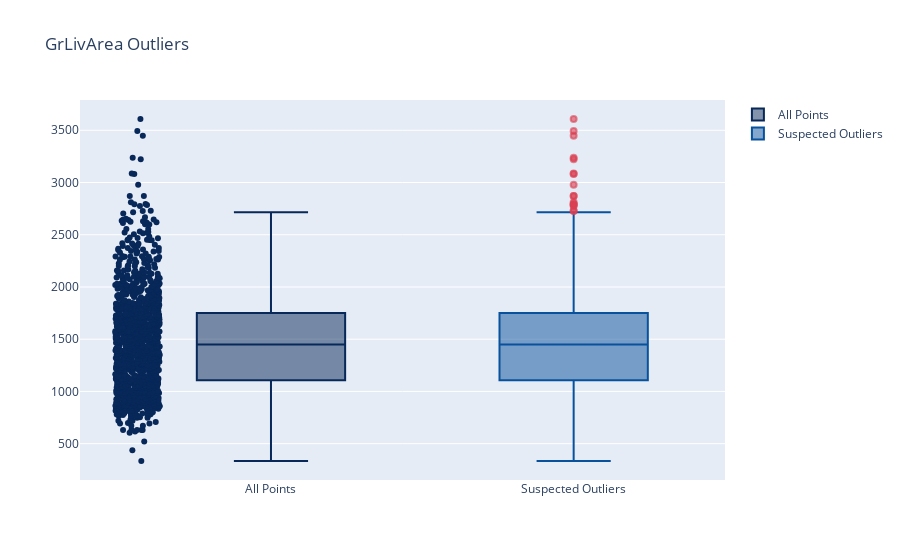

Here is the notebook cell this chart was saved with:
### Markdown cell above
**GrLivArea Outlier Treatment**

For the above grade (ground) living area square feet, there are significant outliers at the top end of the distribution curve. We established a cut of 3000 sq feet to remove the outliers for this variable. By dropping these records, we will remain with a few outliers that should not significantly impact the quality of the model.

### Code cell
OutLiersBox(df,"GrLivArea")

### Figure 1 — Plotly figure (JSON) as saved in the notebook; plotly's stock layout.template omitted (floating-point values rounded to 4 significant figures; data arrays with more than 128 entries replaced by an {"elided": "..."} marker saying what was removed)
{"data": [{"boxpoints": "all", "jitter": 0.3, "line": {"color": "rgb(7,40,89)"}, "marker": {"color": "rgb(7,40,89)"}, "name": "All Points", "pointpos": -1.8, "type": "box", "y": {"elided": "1190 int values"}}, {"boxpoints": "suspectedoutliers", "line": {"color": "rgb(8,81,156)"}, "marker": {"color": "rgb(8,81,156)", "line": {"outliercolor": "rgba(219, 64, 82, 0.6)", "outlierwidth": 2}, "outliercolor": "rgba(219, 64, 82, 0.6)"}, "name": "Suspected Outliers", "type": "box", "y": {"elided": "1190 int values"}}], "layout": {"title": {"text": "GrLivArea Outliers"}}}
